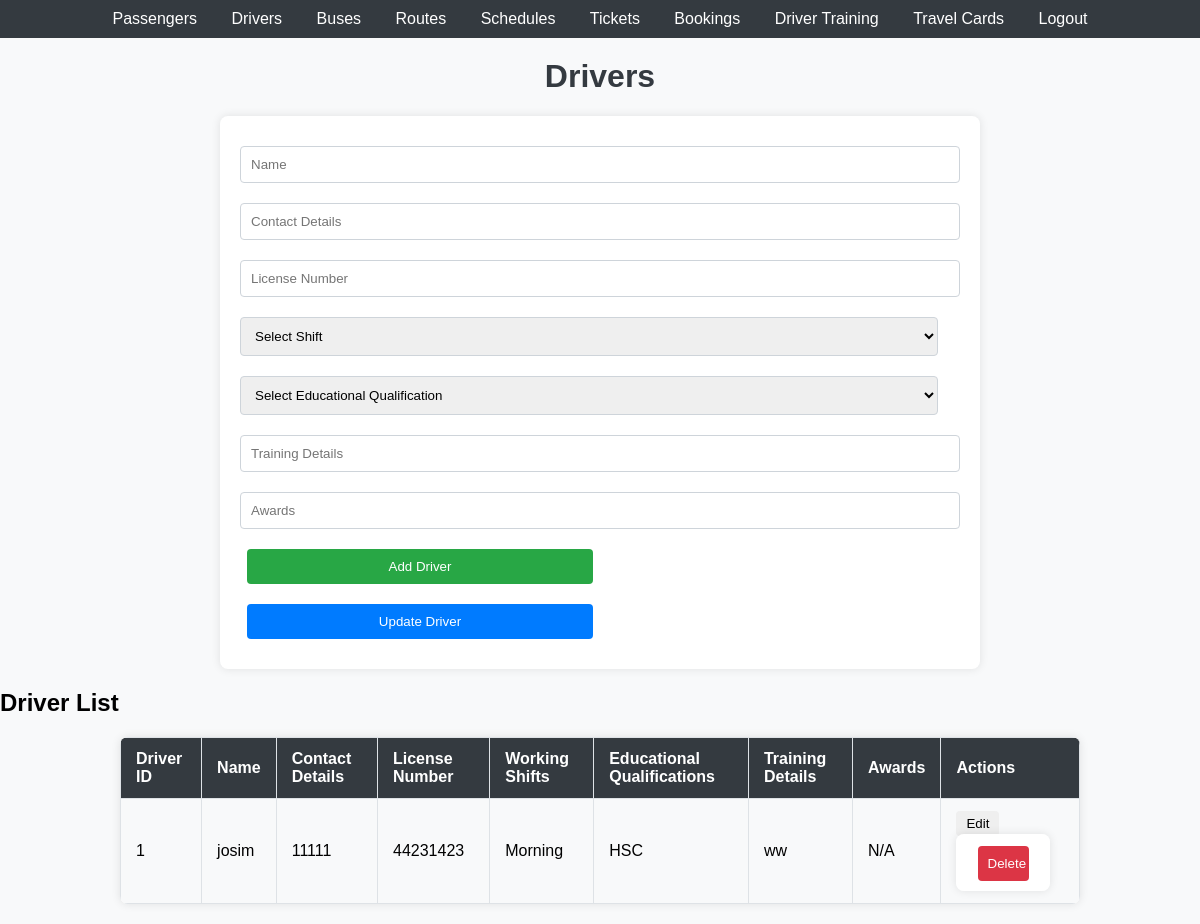
The page /drivers.php (signed in) on the database its author committed.
### tables this page shows
CREATE TABLE `drivers` (
  `DriverID` int(11) NOT NULL,
  `Name` varchar(255) DEFAULT NULL,
  `ContactDetails` varchar(255) DEFAULT NULL,
  `LicenseNumber` varchar(255) DEFAULT NULL,
  `WorkingShifts` varchar(255) DEFAULT NULL,
  `EducationalQualifications` varchar(255) DEFAULT NULL,
  `TrainingDetails` varchar(255) DEFAULT NULL,
  `Awards` varchar(255) DEFAULT NULL
);

### drivers.php (the view, shortened to what this page needs)
<?php
include 'db.php';
$result = $conn->query("SELECT * FROM Drivers");
?>
<!DOCTYPE html>
<html lang="en">
<head>
    <link rel="stylesheet" href="styles.css">
</head>
<body>
    <header>
        <nav>
            <ul>
                <li><a href="passengers.php">Passengers</a></li>
                <li><a href="drivers.php">Drivers</a></li>
                <li><a href="buses.php">Buses</a></li>
                <li><a href="routes.php">Routes</a></li>
                <li><a href="schedules.php">Schedules</a></li>
                <li><a href="tickets.php">Tickets</a></li>
                <li><a href="bookings.php">Bookings</a></li>
                <li><a href="driver_training.php">Driver Training</a></li>
                <li><a href="travel_cards.php">Travel Cards</a></li>
                <li><a href="logout.php">Logout</a></li>
            </ul>
        </nav>
    </header>
    <h1>Drivers</h1>
    <form method="post">
        <input type="text" name="name" id="name" placeholder="Name" required>
        <input type="text" name="contactDetails" id="contactDetails" placeholder="Contact Details" required>
        <input type="text" name="licenseNumber" id="licenseNumber" placeholder="License Number" required>
        <select name="workingShifts" id="workingShifts" required>
            <option value="">Select Shift</option>
        </select>
        <br>
        <select name="educationalQualifications" id="educationalQualifications" required>
            <option value="">Select Educational Qualification</option>
        </select>
        <br>
        <input type="text" name="trainingDetails" id="trainingDetails" placeholder="Training Details" required>
        <input type="text" name="awards" id="awards" placeholder="Awards" required>
        <button type="submit">Add Driver</button>
        <button type="submit" name="update">Update Driver</button>
    </form>
    <h2>Driver List</h2>
    <table>
        <tr>
            <th>Driver ID</th>
            <th>Name</th>
            <th>Contact Details</th>
            <th>License Number</th>
            <th>Working Shifts</th>
            <th>Educational Qualifications</th>
            <th>Training Details</th>
            <th>Awards</th>
            <th>Actions</th>
        </tr>
        <?php while($row = $result->fetch_assoc()) { ?>
        <tr>
            <td><?php echo $row['DriverID']; ?></td>
            <td><?php echo $row['Name']; ?></td>
            <td><?php echo $row['ContactDetails']; ?></td>
            <td><?php echo $row['LicenseNumber']; ?></td>
            <td><?php echo $row['WorkingShifts']; ?></td>
            <td><?php echo $row['EducationalQualifications']; ?></td>
            <td><?php echo $row['TrainingDetails']; ?></td>
            <td><?php echo $row['Awards']; ?></td>
            <td>
                <button onclick="editDriver(<?php echo $row['DriverID']; ?>, '<?php echo $row['Name']; ?>', '<?php echo $row['ContactDetails']; ?>', '<?php echo $row['LicenseNumber']; ?>', '<?php echo $row['WorkingShifts']; ?>', '<?php echo $row['EducationalQualifications']; ?>', '<?php echo $row['TrainingDetails']; ?>', '<?php echo $row['Awards']; ?>')">Edit</button>
                <form method="post" style="display:inline;">
                    <button type="submit" name="delete">Delete</button>
                </form>
            </td>
        </tr>
        <?php } ?>
    </table>
</body>
</html>

### styles.css (style rules this page uses)
body { font-family: Arial, sans-serif; background-color: #f8f9fa; margin: 0; padding: 0; }
header { background-color: #343a40; color: #ffffff; padding: 10px 0; text-align: center; }
header nav ul { list-style-type: none; padding: 0; margin: 0; }
header nav ul li { display: inline; margin: 0 15px; }
header nav ul li a { color: #ffffff; text-decoration: none; }
h1 { text-align: center; margin-top: 20px; color: #343a40; }
form { width: 60%; margin: 20px auto; padding: 20px; background-color: #ffffff; border-radius: 8px; box-shadow: 0 0 10px rgba(0, 0, 0, 0.1); }
form input[type="text"], form select { width: calc(100% - 22px); padding: 10px; margin: 10px 0; border: 1px solid #ced4da; border-radius: 4px; }
form button { width: 48%; padding: 10px; margin: 10px 1%; border: none; border-radius: 4px; background-color: #28a745; color: #ffffff; cursor: pointer; }
form button[name="update"] { background-color: #007bff; }
table { width: 80%; margin: 0 auto; border-collapse: collapse; margin-bottom: 20px; background-color: #ffffff; border-radius: 8px; overflow: hidden; box-shadow: 0 0 10px rgba(0, 0, 0, 0.1); }
table th, table td { border: 1px solid #dee2e6; padding: 12px 15px; text-align: left; }
table th { background-color: #343a40; color: #ffffff; }
table tr:nth-child(even) { background-color: #f8f9fa; }
button { padding: 5px 10px; border: none; border-radius: 4px; cursor: pointer; }
form[method="post"] button[name="delete"] { background-color: #dc3545; color: #fff; }

### rows shown on the page
drivers: DriverID "1", Name "josim", ContactDetails "11111", LicenseNumber "44231423", WorkingShifts "Morning", EducationalQualifications "HSC", TrainingDetails "ww", Awards "N/A"
